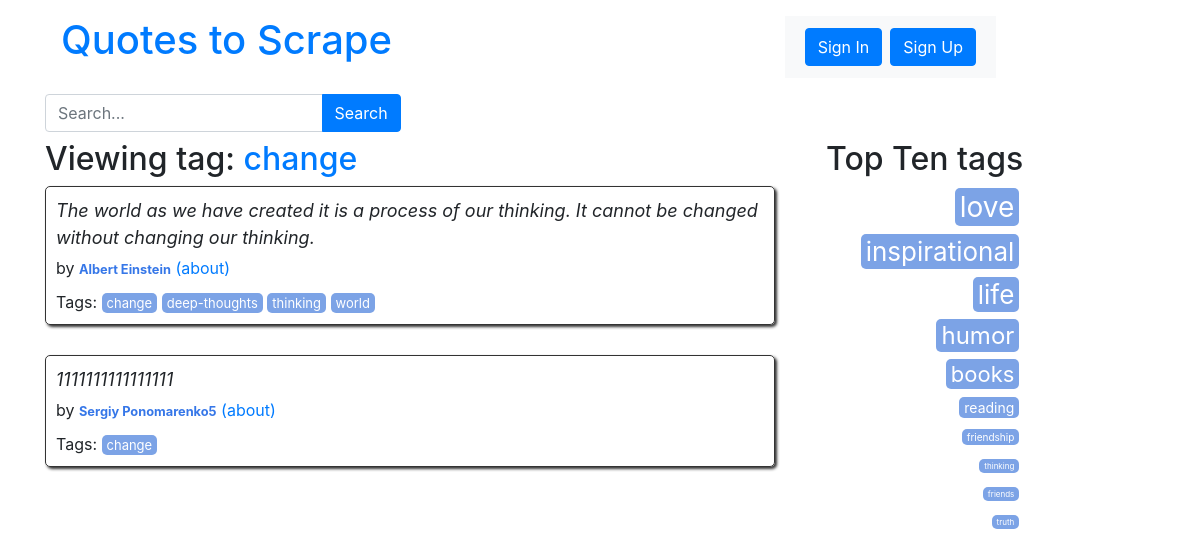
The page /tag/change/page/1/ on the database its author committed.
### quotes/models.py (models this page shows, shortened)
class Tag(models.Model):
    name = models.CharField(max_length=30, null=False, unique=True)

class Quote(models.Model):
    quote = models.TextField()
    tags = models.ManyToManyField(Tag)
    author = models.ForeignKey(Author, on_delete=models.CASCADE,
                               default=None, null=True)
    created_at = models.DateTimeField(auto_now_add=True)

class Author(models.Model):
    fullname = models.CharField(max_length=150)
    born_date = models.CharField(max_length=10)
    born_location = models.CharField(max_length=150)
    description = models.TextField()
    created_at = models.DateTimeField(auto_now_add=True)
    slug = models.SlugField(max_length=50, blank=True)

### quotes/views.py (the view)
def quotes_by_tag(request, tag_name, page=1):
    tag = Tag.objects.get(name=tag_name)
    quotes = Quote.objects.filter(tags=tag)
    per_page = 10
    paginator = Paginator(quotes, per_page)
    quotes_on_page = paginator.page(page)
    top_tags = get_top_tags()
    return render(
        request,
        "quotes/quotes_by_tag.html",
        context={"quotes": quotes_on_page, "tag": tag, "top_tags": top_tags},
    )

### quotes/views.py (called while the page is built)
def get_top_tags():
    top_tags = Tag.objects.annotate(num_quotes=Count("quote")).order_by("-num_quotes")[
        :10
    ]
    top_tags = [(tag, 2 * tag.num_quotes) for tag in top_tags]
    return top_tags

### quotes/templates/quotes/quotes_by_tag.html
{% extends 'quotes/base.html' %} {% load extract %} {% block content %}
<div class="row">
  <div class="col-md-8">
    <h2>
      Viewing tag:
      <a href="{% url 'quotes:quotes_by_tag' tag_name=tag.name page=1 %}"
        >{{ tag.name }}</a
      >
    </h2>
    {% for quote in quotes %}
    <div class="quote" itemscope="" itemtype="http://schema.org/CreativeWork">
      <span class="text" itemprop="text">{{ quote.quote }}</span>
      <span>
        by
        <small class="author" itemprop="author"
          >{{ quote.author.fullname }}</small
        >
        <a
          href="{% url 'quotes:author_page' author_slug=quote.author.fullname|slugify %}"
          >(about)</a
        >
      </span>
      <div class="tags">
        Tags: {% for tag in quote.tags.all %}
        <a
          class="tag"
          href="{% url 'quotes:quotes_by_tag' tag_name=tag.name page=1 %}"
          >{{ tag.name }}</a
        >
        {% endfor %}
      </div>
    </div>
    {% endfor %}
  </div>
  <div class="col-md-4 tags-box">
    {% include 'quotes/top_tags.html' with top_tags=top_tags %}
  </div>
</div>
{% endblock %}

### quotes/templates/quotes/top_tags.html
<div class="col-md-8 tags-box">
  <h2>Top Ten tags</h2>
  {% for tag, popularity in top_tags %}
  <span class="tag-item">
    <a
      class="tag"
      style="font-size: {{ popularity }}px"
      href="/tag/{{ tag.name }}/page/1"
      >{{ tag.name }}</a
    >
  </span>
  {% endfor %}
</div>

### quotes/static/quotes/styles.css (style rules this page uses)
.quote { padding: 10px; margin-bottom: 30px; border: 1px solid #333333; border-radius: 5px; box-shadow: 2px 2px 3px #333333; }
.quote span.text { display: block; margin-bottom: 5px; font-size: large; font-style: italic; }
.quote small.author { font-weight: bold; color: #3677e8; }
.quote .tags { margin-top: 10px; }
.tag { padding: 2px 5px; border-radius: 5px; color: white; font-size: small; background-color: #7ca3e6; }
.tags-box { text-align: right; }
.tag-item { display: block; margin: 4px; }
a { color: #4582ec; text-decoration: none; cursor: pointer; }

### rows shown on the page
Tag: name "change"
Quote: quote "The world as we have created it is a process of our thinking. It cannot be changed without changing our thinking.", author.fullname "Albert Einstein"
Tag: name "deep-thoughts"
Tag: name "thinking"
Tag: name "world"
Quote: quote "1111111111111111", author.fullname "Sergiy Ponomarenko5"
Tag: name "love"
Tag: name "inspirational"
Tag: name "life"
Tag: name "humor"
Tag: name "books"
Tag: name "reading"
Tag: name "friendship"
Tag: name "friends"
Tag: name "truth"
